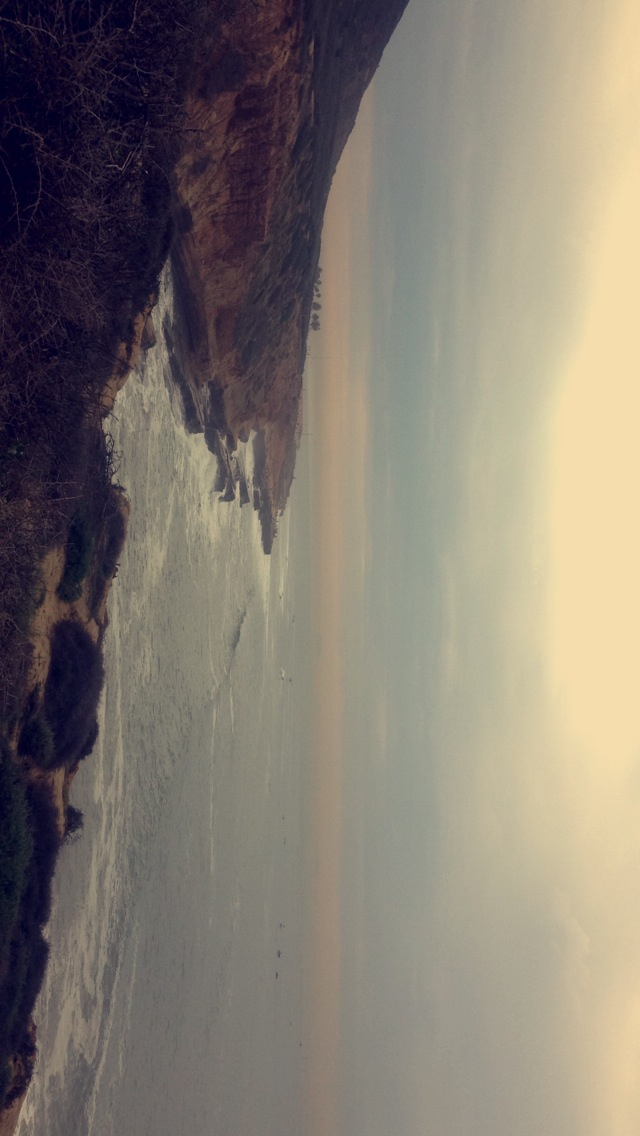
#> input picture cabrillo.jpg, 640 x 1136 px
$ python cannyTest.py   (Python 2 division)
#> lines starting #> are read from the running program, lines starting #| are printed output that depends on the picture; after the words box and inside, x2 and y2 are one past the last pixel; in counts of white or black regions, pixels touching at a corner belong together
import sys
sys.path.append('/usr/local/lib/python2.7/site-packages')
import cv2
import numpy as np
from matplotlib import pyplot as plt
import pylab

##Canny edge detect
img = cv2.imread('cabrillo.jpg',0)
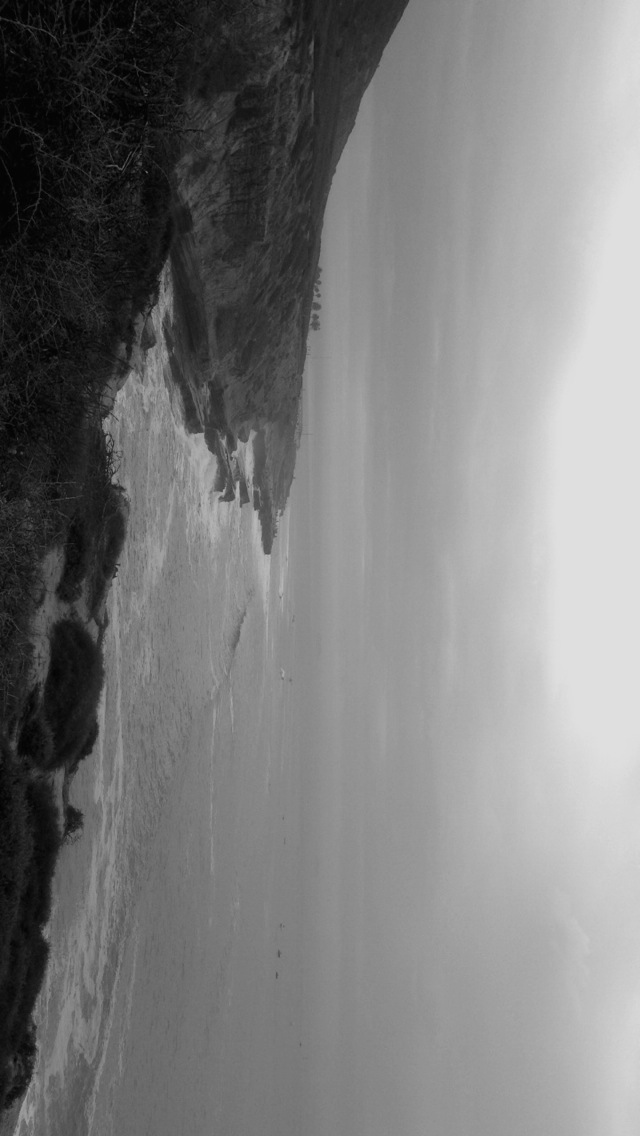
#> img: shape (1136, 640); min 0, max 224, mean 123.7
edges = cv2.Canny(img,250,100)
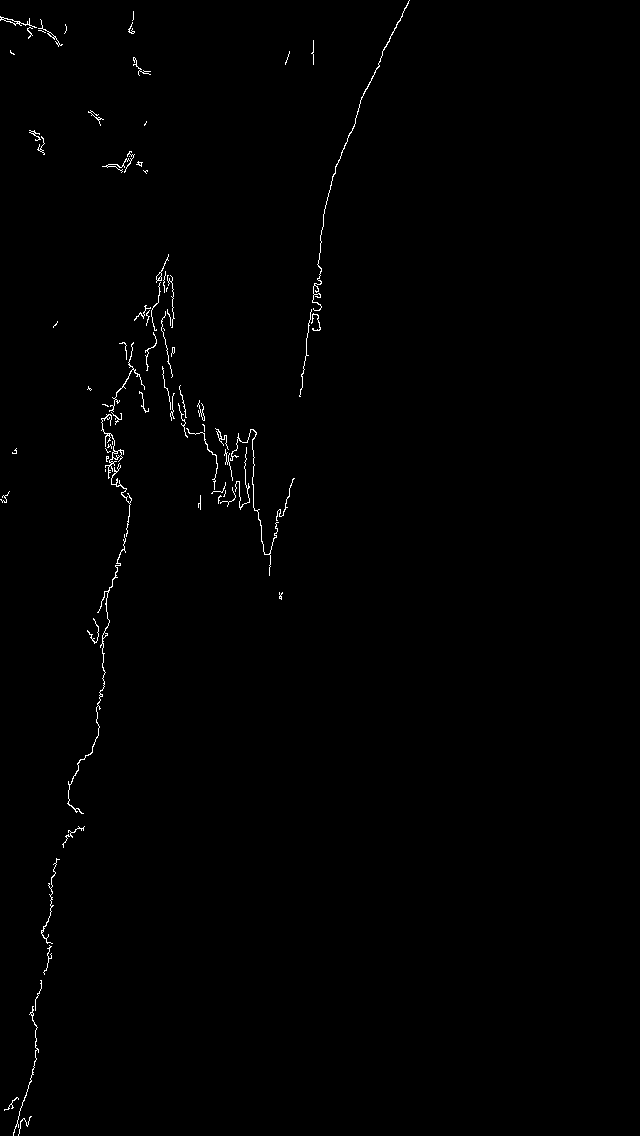
#> edges: shape (1136, 640); 0.59% white in thin lines or dots, all inside (x1, y1, x2, y2) = (0, 0, 410, 1136)
cv2.imwrite('cabedge.jpg', edges)

  # [9 lines of commented-out code are left out]
ret,thresh = cv2.threshold(img,127,255,0)
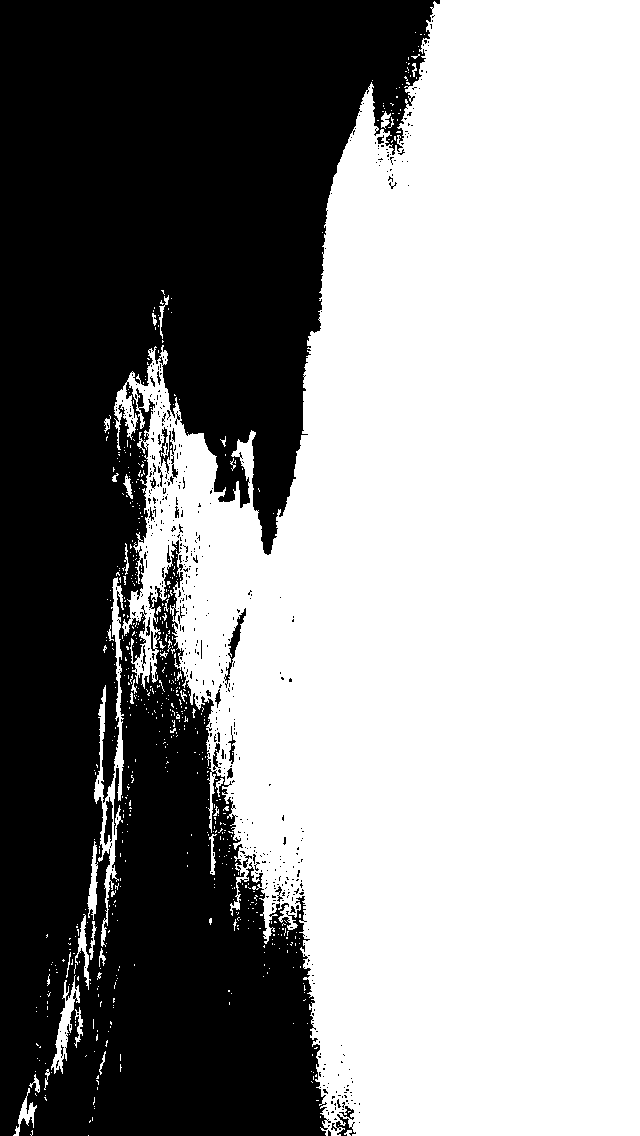
#> thresh: shape (1136, 640); 57.5% white; 539 black regions (509 under 20 px)
contours, hierarchy = cv2.findContours(thresh,cv2.RETR_TREE,cv2.CHAIN_APPROX_SIMPLE)
#> contours = 1333 contours, 1248 with area under 20; largest, box (x1, y1, x2, y2) and area: (114, 0, 640, 1136) 410328, (94, 577, 124, 947) 2350, (51, 975, 80, 1074) 756, (224, 607, 247, 685) 448, (87, 841, 98, 920) 328
cnt = contours[1]
#> cnt = contour of 14 points, box (x1, y1, x2, y2) (344, 1130, 352, 1136), area 18

maxsize = 0
best = 0
count = 0
for cnt in contours:
    if cv2.contourArea(cnt) > maxsize:
        maxsize = cv2.contourArea(cnt)
        best = count
    count += 1
#> this loop made 1333 passes
#> maxsize on passes 2, 15, 86, 494, 662: 17.5, 229.5, 755.5, 2350.5, 410328.5
#> cnt on passes 1, 4, 5, 6, 7, 8: [[88, 1135]], [[338, 1125]], [[90, 1120], [89, 1121], [89, 1122], [90, 1121]], [[92, 1117], [92, 1120]], [[320, 1116], [320, 1117]], [[94, 1108]]
#> after the loop, best = 661; count = 1333; maxsize = 410328.5


# print len(contours[best])
cv2.drawContours(img, contours[best], -1, (0,0,255), 2)
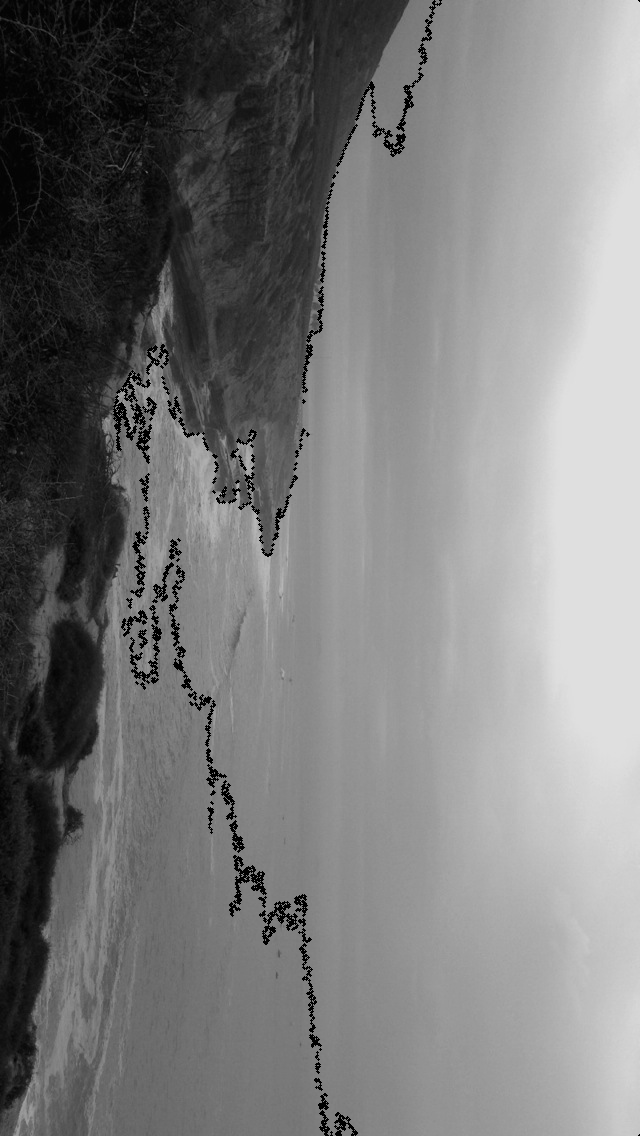
#> img: shape (1136, 640); 1.43% of pixels changed, all inside (x1, y1, x2, y2) = (113, 0, 640, 1136)

# cv2.imshow('cabrillo.jpg',img)
# cv2.waitKey()

x = np.linspace(0,1,len(contours[best]))
#> x = 3328 values from 0 to 1
y = contours[best]
#> y = contour of 3328 points, box (x1, y1, x2, y2) (114, 0, 640, 1136), area 410328
yy = np.squeeze(np.asarray(y))
#> yy = 3328 pairs, first value 114 to 639, second value 0 to 1135
yy = np.squeeze(np.asarray(yy[...,0]))
#> yy = 3328 values, max 639 at index 3326, min 114 at index 1055, mean 235
pylab.plot(x,yy)
cv2.waitKey()

print yy
#> (printed output is left out)

##Turn contour into freq response with freqz

##Port in audio file

##Convolve audio with filter coefficients

#
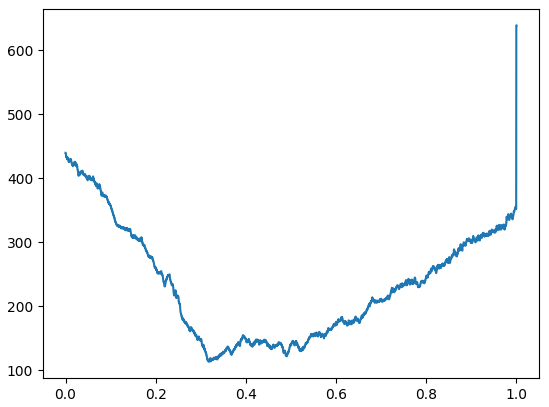
#> figure drawn by matplotlib, 1 panel; curve peaks at x = 1, y = 639
